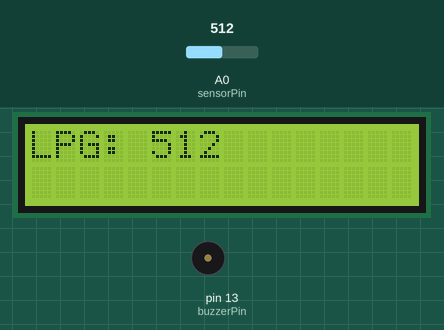
A sketch run on a simulated Arduino Uno, built with avr-gcc and run on an emulated ATmega328P. On the bench: 16×2 character LCD, buzzer (waves = sounding, pin HIGH). The test bench sets the inputs (shaded band); at power-on: A0 (sensorPin) = 512. What the sketch prints to the serial monitor is not drawn.

Above: at 0.89 s.
1.3 s: A0 (sensorPin) set to 218
At 2.15 s:
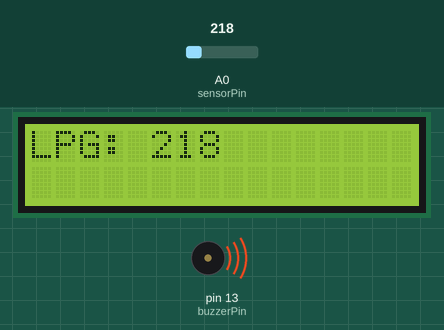
3.1 s: A0 (sensorPin) set to 193
At 4.8 s:
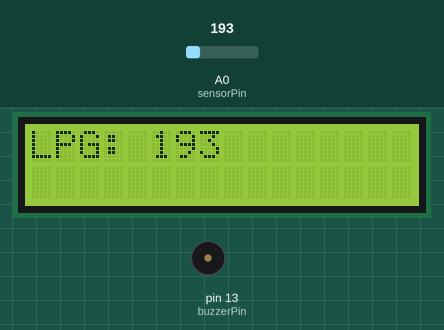
5.1 s: A0 (sensorPin) set to 210
At 5.75 s:
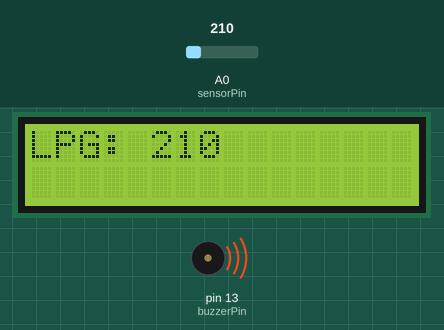
Timing chart, 0 to 12.7 s (numbered marks = the images above; inputs shaded):
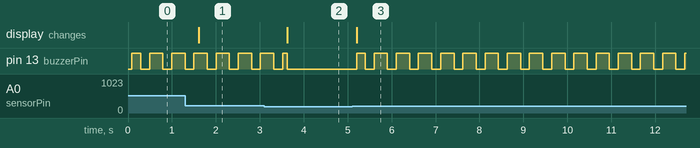

The sketch:

LPG.ino
```cpp
#include <Wire.h>
#include <LiquidCrystal_I2C.h>
LiquidCrystal_I2C lcd(0x27, 16, 2);
const int sensorPin= 0;
const int buzzerPin= 13;
int LPG_level;

void setup() {
Serial.begin(115200);
pinMode(sensorPin, INPUT);
pinMode(buzzerPin, OUTPUT);
lcd.begin();
lcd.backlight();

}
void loop() {
LPG_level= analogRead(sensorPin);
Serial.print("LPG: ");
Serial.println(LPG_level);
lcd.setCursor(0,0);
lcd.print("LPG: ");
lcd.setCursor(5,0);
lcd.print("                ");
lcd.setCursor(5,0);
lcd.print(LPG_level);
if(LPG_level > 200){
digitalWrite(buzzerPin, HIGH);
delay(200);
digitalWrite(buzzerPin, LOW);
delay(200);
digitalWrite(buzzerPin, HIGH);
}
else{
digitalWrite(buzzerPin, LOW);
}
delay(80);
}
```

Measured:
- the behaviour switches between 201 and 200 on A0 (sensorPin) (found by bisection; images 1 and 2)
- after the input at 1.3 s, the display: changes after 0.30 s (image 1)
- after the input at 3.1 s, the display: changes after 0.53 s (image 2)
- after the input at 5.1 s, pin 13 (buzzerPin): LOW → HIGH after 0.10 s, then repeats every 0.51 s: LOW 0.20 s, HIGH 0.31 s; the display: changes after 0.10 s (image 3)
